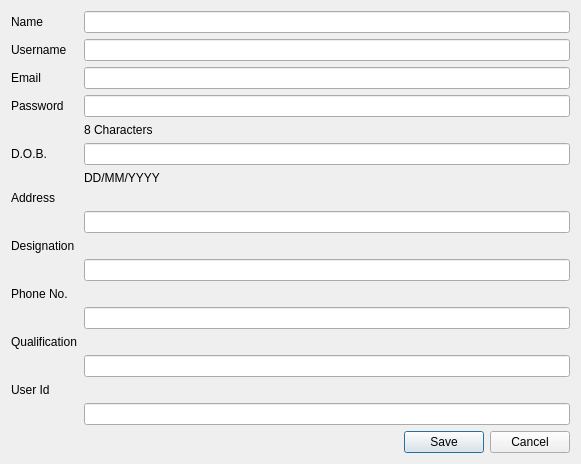
<?xml version="1.0" encoding="UTF-8"?>
<ui version="4.0">
 <class>Dialog</class>
 <widget class="QDialog" name="Dialog">
  <property name="geometry">
   <rect>
    <x>0</x>
    <y>0</y>
    <width>581</width>
    <height>447</height>
   </rect>
  </property>
  <property name="windowTitle">
   <string>Dialog</string>
  </property>
  <layout class="QFormLayout" name="formLayout">
   <item row="0" column="0">
    <widget class="QLabel" name="label">
     <property name="text">
      <string>Name</string>
     </property>
    </widget>
   </item>
   <item row="0" column="1">
    <widget class="QLineEdit" name="lineEdit_Name"/>
   </item>
   <item row="1" column="0">
    <widget class="QLabel" name="label_8">
     <property name="text">
      <string>Username</string>
     </property>
    </widget>
   </item>
   <item row="1" column="1">
    <widget class="QLineEdit" name="lineEdit_Username">
     <property name="text">
      <string/>
     </property>
    </widget>
   </item>
   <item row="2" column="0">
    <widget class="QLabel" name="label_6">
     <property name="text">
      <string>Email</string>
     </property>
    </widget>
   </item>
   <item row="2" column="1">
    <widget class="QLineEdit" name="lineEdit_Email"/>
   </item>
   <item row="3" column="0">
    <widget class="QLabel" name="label_9">
     <property name="text">
      <string>Password</string>
     </property>
    </widget>
   </item>
   <item row="3" column="1">
    <widget class="QLineEdit" name="lineEdit_Password">
     <property name="text">
      <string/>
     </property>
    </widget>
   </item>
   <item row="4" column="1">
    <widget class="QLabel" name="label_11">
     <property name="text">
      <string>8 Characters</string>
     </property>
    </widget>
   </item>
   <item row="5" column="0">
    <widget class="QLabel" name="label_7">
     <property name="text">
      <string>D.O.B.</string>
     </property>
    </widget>
   </item>
   <item row="5" column="1">
    <widget class="QLineEdit" name="lineEdit_DOB">
     <property name="text">
      <string/>
     </property>
    </widget>
   </item>
   <item row="6" column="1">
    <widget class="QLabel" name="label_10">
     <property name="text">
      <string>DD/MM/YYYY</string>
     </property>
    </widget>
   </item>
   <item row="7" column="0">
    <widget class="QLabel" name="label_2">
     <property name="text">
      <string>Address</string>
     </property>
    </widget>
   </item>
   <item row="9" column="0">
    <widget class="QLabel" name="label_5">
     <property name="text">
      <string>Designation </string>
     </property>
    </widget>
   </item>
   <item row="10" column="1">
    <widget class="QLineEdit" name="lineEdit_Designation"/>
   </item>
   <item row="11" column="0">
    <widget class="QLabel" name="label_3">
     <property name="text">
      <string>Phone No.</string>
     </property>
    </widget>
   </item>
   <item row="12" column="1">
    <widget class="QLineEdit" name="lineEdit_PhoneNo"/>
   </item>
   <item row="13" column="0">
    <widget class="QLabel" name="label_4">
     <property name="text">
      <string>Qualification</string>
     </property>
    </widget>
   </item>
   <item row="14" column="1">
    <widget class="QLineEdit" name="lineEdit_Qualification"/>
   </item>
   <item row="15" column="0">
    <widget class="QLabel" name="label_12">
     <property name="text">
      <string>User Id</string>
     </property>
    </widget>
   </item>
   <item row="16" column="1">
    <widget class="QLineEdit" name="lineEdit_UserId"/>
   </item>
   <item row="17" column="1">
    <widget class="QDialogButtonBox" name="saveRegisteration_btn">
     <property name="orientation">
      <enum>Qt::Horizontal</enum>
     </property>
     <property name="standardButtons">
      <set>QDialogButtonBox::Cancel|QDialogButtonBox::Save</set>
     </property>
    </widget>
   </item>
   <item row="8" column="1">
    <widget class="QLineEdit" name="lineEdit_Address"/>
   </item>
  </layout>
 </widget>
 <resources/>
 <connections>
  <connection>
   <sender>saveRegisteration_btn</sender>
   <signal>accepted()</signal>
   <receiver>Dialog</receiver>
   <slot>accept()</slot>
   <hints>
    <hint type="sourcelabel">
     <x>248</x>
     <y>254</y>
    </hint>
    <hint type="destinationlabel">
     <x>157</x>
     <y>274</y>
    </hint>
   </hints>
  </connection>
  <connection>
   <sender>saveRegisteration_btn</sender>
   <signal>rejected()</signal>
   <receiver>Dialog</receiver>
   <slot>reject()</slot>
   <hints>
    <hint type="sourcelabel">
     <x>316</x>
     <y>260</y>
    </hint>
    <hint type="destinationlabel">
     <x>286</x>
     <y>274</y>
    </hint>
   </hints>
  </connection>
 </connections>
</ui>
